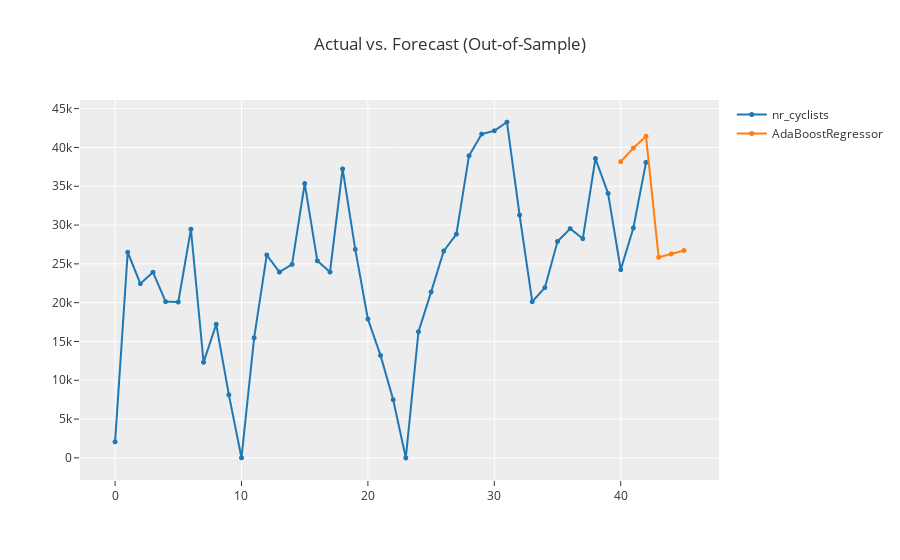

This figure's notebook cell:
### Markdown cell above
Now compare this model to the other four you stored. Some provide a pretty prediction, others are plain bad. Still it's a good start.

### Code cell
# DELETE
plot_model(best[1], plot = 'forecast', data_kwargs = {'fh' : 6})

### Figure 1 — Plotly figure (JSON) as saved in the notebook; plotly's stock layout.template omitted (floating-point values rounded to 4 significant figures)
{"data": [{"line": {"color": "rgb(31, 119, 180)", "width": 2}, "marker": {"color": "rgb(31, 119, 180)", "size": 5}, "mode": "lines+markers", "name": "nr_cyclists", "type": "scattergl", "x": [0, 1, 2, 3, 4, 5, 6, 7, 8, 9, 10, 11, 12, 13, 14, 15, 16, 17, 18, 19, 20, 21, 22, 23, 24, 25, 26, 27, 28, 29, 30, 31, 32, 33, 34, 35, 36, 37, 38, 39, 40, 41, 42, 43, 44, 45], "xaxis": "x", "y": [2067, 26496, 22445, 23922, 20133, 20084, 29463, 12313, 17217, 8130, 10, 15475, 26137, 23939, 24935, 35346, 25388, 23946, 37234, 26862, 17895, 13201, 7493, 0, 16250, 21376, 26651, 28824, 38937, 41719, 42145, 43263, 31287, 20123, 21940, 27881, 29540, 28246, 38566, 34075, 24251, 29626, 38070, null, null, null], "yaxis": "y"}, {"line": {"color": "rgb(255, 127, 14)", "width": 2}, "marker": {"color": "rgb(255, 127, 14)", "size": 5}, "mode": "lines+markers", "name": "AdaBoostRegressor", "type": "scattergl", "x": [0, 1, 2, 3, 4, 5, 6, 7, 8, 9, 10, 11, 12, 13, 14, 15, 16, 17, 18, 19, 20, 21, 22, 23, 24, 25, 26, 27, 28, 29, 30, 31, 32, 33, 34, 35, 36, 37, 38, 39, 40, 41, 42, 43, 44, 45], "xaxis": "x", "y": [null, null, null, null, null, null, null, null, null, null, null, null, null, null, null, null, null, null, null, null, null, null, null, null, null, null, null, null, null, null, null, null, null, null, null, null, null, null, null, null, 38170.0, 39920.0, 41440.0, 25850.0, 26280.0, 26720.0], "yaxis": "y"}], "layout": {"showlegend": true, "title": {"text": "Actual vs. Forecast (Out-of-Sample)"}, "xaxis": {"anchor": "y", "domain": [0, 1]}, "yaxis": {"anchor": "x", "domain": [0, 1]}}}
